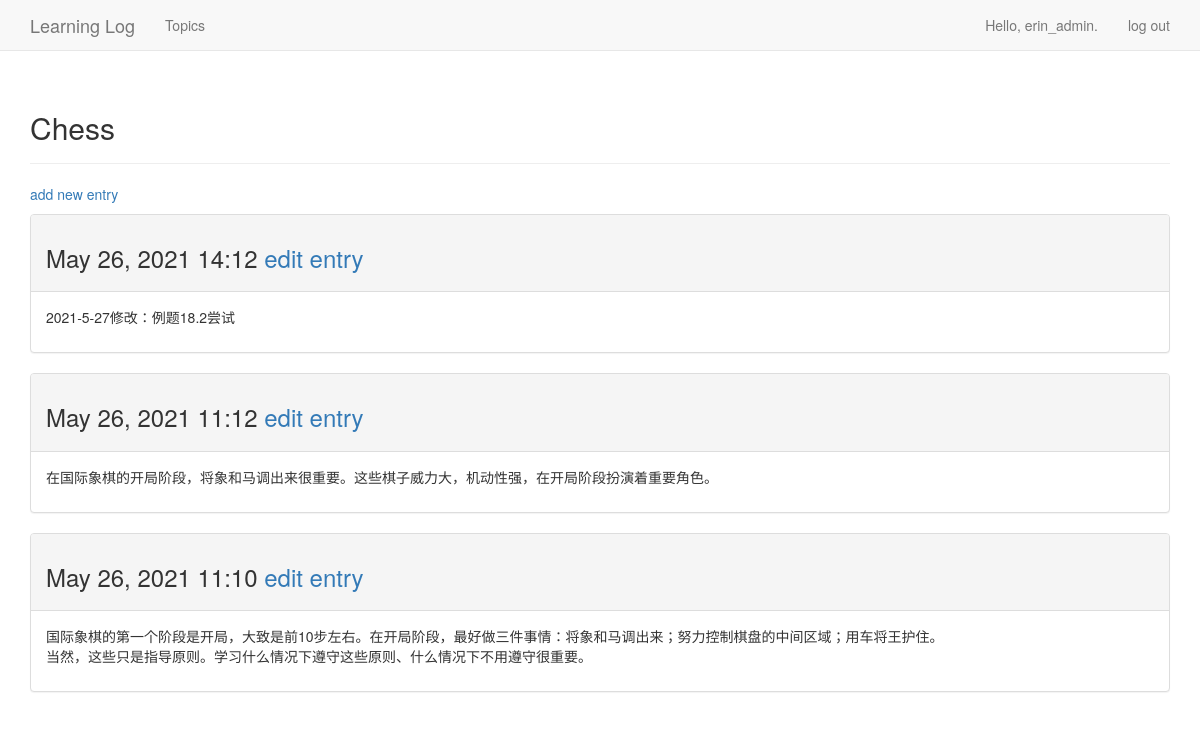
/topics/1 (signed in), run on the app's committed database.
### learning_logs/models.py (models this page shows, shortened)
class Topic(models.Model):
    text = models.CharField(max_length=200)
    date_added = models.DateTimeField(auto_now_add=True)
    owner = models.ForeignKey(User, on_delete=models.CASCADE)
    def __str__(self):
        return self.text

class Entry(models.Model):
    topic = models.ForeignKey(Topic, on_delete=models.CASCADE)
    text = models.TextField()
    date_added = models.DateTimeField(auto_now_add=True)
    class Meta:
        verbose_name_plural = 'entries'

### learning_logs/views.py (the view)
# urls.py: path('topics/<topic_id>', views.topic, name='topic'),
@login_required
def topic(request, topic_id):
    topic = get_object_or_404(Topic, id=topic_id)
    check_topic_owner(request, topic)
    entries = topic.entry_set.order_by('-date_added')
    context = {'topic': topic, 'entries': entries}
    return render(request, 'learning_logs/topic.html', context)

### learning_logs/views.py (called while the page is built)
def check_topic_owner(request, topic):
    if topic.owner != request.user:
        raise Http404

### learning_logs/templates/learning_logs/topic.html (shortened to what this page needs)
{% extends "learning_logs/base.html" %}
{% block header %}
  <h2>{{ topic }}</h2>
{% endblock header %}
{% block content %}
  <p>
    <a href="{% url 'learning_logs:new_entry' topic.id %}">add new entry</a>
  </p>
  {% for entry in entries %}
    <div class="panel panel-default">
      <div class="panel-heading">
        <h3>
          {{ entry.date_added|date:'M d, Y H:i' }}
          <samll>
            <a href="{% url 'learning_logs:edit_entry' entry.id %}">
              edit entry</a>
        </h3>
      </div>
      <div class="panel-body">
        {{ entry.text|linebreaks }}
      </div>
    </div>
  {% empty %}
    There are no entries for this topic yet.
  {% endfor %}
{% endblock content %}

### learning_logs/templates/learning_logs/base.html (shortened to what this page needs)
{% load bootstrap3 %}
<!DOCTYPE html>
<html lang="en">
  <head>
    {% bootstrap_css %}
  </head>
  <body>
    <nav class="navbar navbar-default navbar-static-top">
      <div class="container">
        <div class="navbar-header">
          <a class="navbar-brand" href="{% url 'learning_logs:index' %}">
              Learning Log</a>
        </div>
        <div id="navbar" class="navbar-collapse collapse">
          <ul class="nav navbar-nav">
            <li><a href="{% url 'learning_logs:topics' %}">Topics</a></li>
          </ul>
          <ul class="nav navbar-nav navbar-right">
            {% if user.is_authenticated %}
              <li><a>Hello, {{ user.username }}.</a></li>
              <li><a href="{% url 'users:logout' %}">log out</a></li>
            {% else %}
              <li><a href="{% url 'users:register' %}">register</a></li>
              <li><a href="{% url 'users:login' %}">log in</a></li>
            {% endif %}
          </ul>
        </div>
      </div>
    </nav>
    <div class="container">
      <div class="page-header">
        {% block header %}{% endblock header %}
      </div>
      <div>
        {% block content %}{% endblock content %}
      </div>
    </div>
  </body>
</html>

### data on the page
Topic: text "Chess"
Entry: date_added "May 26, 2021 14:12", text "2021-5-27修改：例题18.2尝试"
Entry: date_added "May 26, 2021 11:12", text "在国际象棋的开局阶段，将象和马调出来很重要。这些棋子威力大，机动性强，在开局阶段扮演着重要角色。"
Entry: date_added "May 26, 2021 11:10", text "国际象棋的第一个阶段是开局，大致是前10步左右。在开局阶段，最好做三件事情：将象和马调出来；努力控制棋盘的中间区域；用车将王护住。 当然，这些只是指导原则。学习什么情况下遵守这些原则、什么情况下不用遵守很重要。"

### other printed values
{{ user.username }} "erin_admin"
